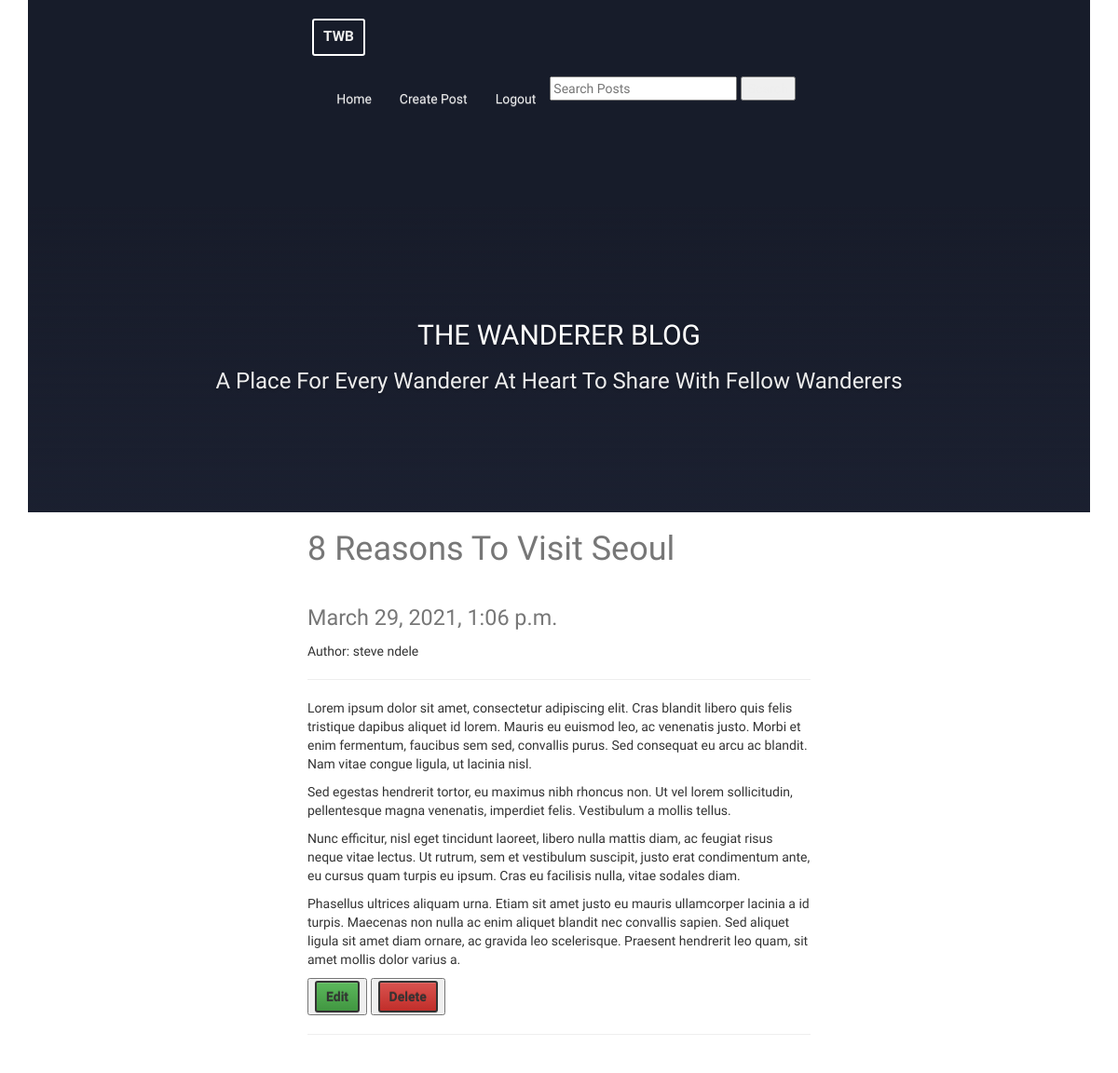
Page /quote-1/ (signed in) on the committed database.
### posts/models.py (models this page shows, shortened)
class Post(models.Model):
    user = models.ForeignKey(settings.AUTH_USER_MODEL, default=1, on_delete=models.CASCADE)
    title = models.CharField(max_length=150)
    slug = models.SlugField(unique=True)
    image = CloudinaryField(
            null=True,
            blank=True,
            height_field='height_field',
            width_field='width_field')
    height_field = models.IntegerField(default=0)
    width_field = models.IntegerField(default=0)
    content = models.TextField()
    draft = models.BooleanField(default=False)
    publish = models.DateTimeField(default=datetime.datetime.now())
    updated = models.DateTimeField(auto_now=True, auto_now_add=False)
    timestamp = models.DateTimeField(auto_now=False, auto_now_add=True)
    objects = PostManager()
    class Meta:
        ordering = ["-timestamp", "-updated"]

### posts/views.py (the view)
# urls.py: url(r'^(?P<slug>[\w-]+)/$', post_detail, name='detail'),
@login_required(login_url='posts:signin')
def post_detail(request,slug=None):
    instance = get_object_or_404(Post, slug=slug)
    share_string = quote_plus(instance.content)
    context = {
            "title":instance.title,
            "instance":instance,
            "share_string":share_string
        }
    return render(request,"post_detail.html",context)

### posts/templates/post_detail.html (shortened to what this page needs)
{% extends "base.html" %}
{% load urlify %}
{% block content %}
<div class='col-sm-6 col-sm-offset-3'>
    <br\><br\><br\><br\>
    <h1>{{instance.title}}</h1>
<h1>
    <small>
        {{ instance.publish }}
    </small>
</h1>
{% if instance.user.get_full_name %}
<p>Author: {{ instance.user.get_full_name }}</p>
{% endif %}
<p><div class="fb-like" data-href="{{ request.build_absolute_uri }}" data-layout="button_count" data-action="like" data-show-faces="true" data-share="true"></div>
    <hr/>
</p>
<div class='row'>
    <div class='col-sm-12'>
    {{ instance.content | linebreaks }}
    <button type="button"> <a href='{% url "posts:update" instance.slug %}' class ="btn btn-success">Edit</a></button>
    <button type="button"> <a href='{% url "posts:delete" instance.slug %}' class ="btn btn-danger" onclick="return confirm('Are you sure you want to delete this post?')">Delete</a></button>
    <hr/>
    <br/>
    </div>
</div>
</div>
{% endblock %}

### static/css/base.css (style rules this page uses)
h1 { color: #777777; }
body { font-family: 'New Tegomin', serif; }
html,body { margin:0; height:120%; font-family: 'Josefin Sans', sans-serif; }
a { text-decoration:none }
.btn { color:#333; border:2px solid; border-radius:3px; text-decoration:none; display:inline-block; padding:5px 10px; font-weight:600 }

### rows in the picture
Post: title "8 Reasons To Visit Seoul", publish "March 29, 2021, 1:06 p.m.", user.get_full_name "steve ndele", content "Lorem ipsum dolor sit amet, consectetur adipiscing elit. Cras blandit libero quis felis tristique dapibus aliquet id lorem. Mauris eu euismod leo, ac venenatis justo. Morbi et enim fermentum, faucibus sem sed, convallis purus. Sed consequat eu arcu ac blandit. Nam vitae congue ligula, ut lacinia nisl. Sed egestas hendrerit tortor, eu maximus nibh rhoncus non. Ut vel lorem sollicitudin, pellentesque magna venenatis, imperdiet felis. Vestibulum a mollis tellus. Nunc efficitur, nisl eget tincidunt laoreet, libero nulla mattis diam, ac feugiat risus neque vitae lectus. Ut rutrum, sem et vestibulum suscipit, justo erat condimentum ante, eu cursus quam turpis eu ipsum. Cras eu facilisis nulla,…"
